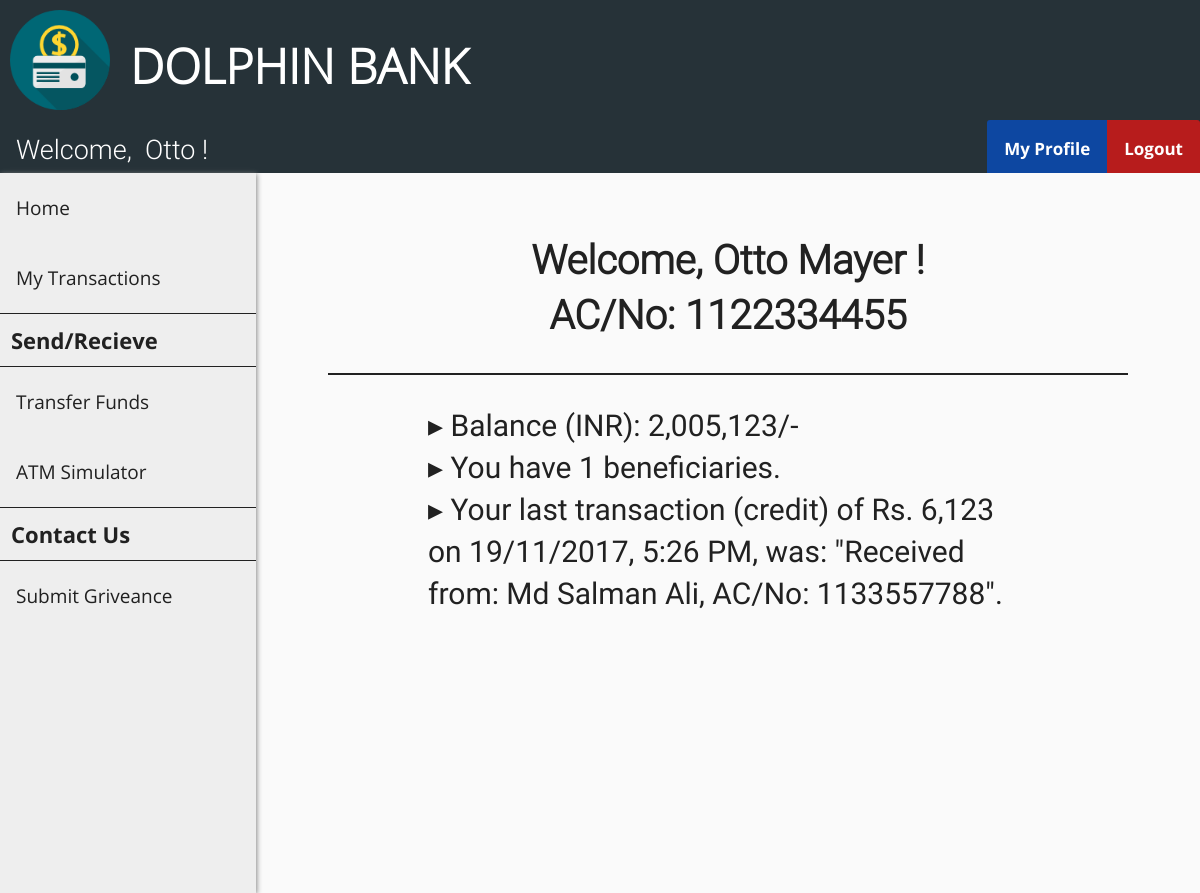
The app's page /net-banking/customer_home.php (signed in) with its own data.
### tables this page shows
CREATE TABLE `customer` (
  `cust_id` int(11) NOT NULL AUTO_INCREMENT,
  `first_name` varchar(30) DEFAULT NULL,
  `last_name` varchar(30) DEFAULT NULL,
  `gender` varchar(10) DEFAULT NULL,
  `dob` date DEFAULT NULL,
  `aadhar_no` int(11) DEFAULT NULL,
  `email` varchar(30) DEFAULT NULL,
  `phone_no` varchar(20) DEFAULT NULL,
  `address` varchar(255) DEFAULT NULL,
  `branch` varchar(30) DEFAULT NULL,
  `account_no` int(11) DEFAULT NULL,
  `pin` int(4) DEFAULT NULL,
  `uname` varchar(30) DEFAULT NULL,
  `pwd` varchar(30) DEFAULT NULL,
  PRIMARY KEY (`cust_id`),
  UNIQUE KEY `aadhar_no` (`aadhar_no`),
  UNIQUE KEY `email` (`email`),
  UNIQUE KEY `phone_no` (`phone_no`),
  UNIQUE KEY `account_no` (`account_no`),
  UNIQUE KEY `uname` (`uname`)
);

CREATE TABLE `passbook1` (
  `trans_id` int(11) NOT NULL AUTO_INCREMENT,
  `trans_date` datetime DEFAULT NULL,
  `remarks` varchar(255) DEFAULT NULL,
  `debit` int(11) DEFAULT NULL,
  `credit` int(11) DEFAULT NULL,
  `balance` int(11) DEFAULT NULL,
  PRIMARY KEY (`trans_id`)
);

### net-banking/customer_home.php (the view, shortened to what this page needs)
<?php
    include "header.php";
    include "customer_navbar.php";
    include "customer_sidebar.php";
    $id = $_SESSION['loggedIn_cust_id'];
    $sql0 = "SELECT * FROM customer WHERE cust_id=".$id;
    $result0 = $conn->query($sql0);
    $row0 = $result0->fetch_assoc();
    $sql1 = "SELECT * FROM passbook".$id." WHERE trans_id=(
                    SELECT MAX(trans_id) FROM passbook".$id.")";
    $result1 = $conn->query($sql1);
    $row1 = $result1->fetch_assoc();
    if ($row1["debit"] == 0) {
        $transaction = $row1["credit"];
        $type = "credit";
    }
    else {
        $transaction = $row1["debit"];
        $type = "debit";
    }
    $time = strtotime($row1["trans_date"]);
    $sanitized_time = date("d/m/Y, g:i A", $time);
    $sql2 = "SELECT COUNT(*) FROM beneficiary".$id;
    $result2 = $conn->query($sql2);
    $row2 = $result2->fetch_assoc();
?>
<!DOCTYPE html>
<html>
<head>
    <link rel="stylesheet" href="admin_home_style.css">
</head>
<body>
    <div class="flex-container">
        <div class="flex-item">
            <h1 id="customer">
                Welcome, <?php echo $row0["first_name"] ?>&nbsp<?php echo $row0["last_name"] ?>&nbsp!
                <br>AC/No: <?php echo $row0["account_no"]; ?>
            </h1>
            <p id="customer">
                &#9656 Balance (INR): <?php echo number_format($row1["balance"]); ?>/-
                <br>&#9656 You have <?php echo $row2["COUNT(*)"]; ?> beneficiaries.
                <br>&#9656 Your last transaction (<?php echo $type; ?>) of&nbspRs.&nbsp<?php
                echo number_format($transaction); ?><br>
                on <?php echo $sanitized_time; ?>, was: "<?php echo $row1["remarks"]; ?>".
            </p>
        </div>
    </div>
</body>
</html>
<?php include "easter_egg.php"; ?>

### net-banking/customer_navbar.php (shortened to what this page needs)
<?php
    include "connect.php";
    if (isset($_SESSION['loggedIn_cust_id'])) {
        $sql0 = "SELECT * FROM customer WHERE cust_id=".$_SESSION['loggedIn_cust_id'];
        $result = $conn->query($sql0);
        $row = $result->fetch_assoc();
    }
?>
<!DOCTYPE html>
<html>
<head>
    <link rel="stylesheet" href="user_navbar_style.css">
</head>
<body>
    <div class="nav-wrapper">
        <div class="topnav" id="theTopNav">
            <a id="user">Welcome, &nbsp<?php echo $row["first_name"]; ?> !</a>
            <a id="logout" href="/logout_action.php" onclick="return confirm('Are you sure?')">Logout</a>
            <a id="profile" href="/customer_profile.php">My Profile</a>
        </div>
    </div>
</body>
</html>

### net-banking/header_style.css (style rules this page uses)
body { margin: 0; padding: 0; background-color: #FAFAFA; }
h1 { font-family: OpenSans-Light; color: white; font-size: 3rem; line-height: 3rem; margin-top: calc((1.5rem - 2rem) + 2.5rem); margin-bottom: 1.5rem; }

### net-banking/user_navbar_style.css (style rules this page uses)
.nav-wrapper { height: 53px; background: #333; }
.nav-wrapper .topnav { background-color: #263238; overflow: hidden; height: 53px; }
.topnav a[id="user"] { float: left; display: block; color: white; text-align: center; padding: 14px 16px; text-decoration: none; font-size: 27px; font-family: Roboto-Light; }
.topnav a[id="profile"] { float: right; display: block; color: white; text-align: center; padding: 17px 17px; text-decoration: none; font-size: 17px; font-family: OpenSans-Bold; background-color: #0D47A1; border-top-left-radius: 3px; }
.topnav a[id="logout"] { float: right; display: block; color: white; text-align: center; padding: 17px 17px; text-decoration: none; font-size: 17px; font-family: OpenSans-Bold; background-color: #b71c1c; border-top-right-radius: 3px; }

### net-banking/admin_home_style.css (style rules this page uses)
.flex-container { display: -webkit-flex; display: flex; -webkit-flex-direction: column; flex-direction: column; margin-left: 256px; width: auto; height: auto; -webkit-flex-wrap: wrap; flex-wrap: wrap; }
.flex-item { width: auto; height: auto; margin: 10px; margin-left: auto; margin-right: auto; }
h1[id="customer"] { margin: 20px; line-height: normal; font-family: Roboto-Light; font-size: 40px; text-align: center; color: #212121; line-height: 55px; border-bottom: 2px solid #212121; padding: 30px 100px; }
p[id="customer"] { max-width: 600px; margin: 20px; font-size: 30px; font-family: Roboto-Regular; color: #212121; line-height: 42px; padding: 10px 100px; }

### records on screen
customer: first_name "Otto", last_name "Mayer", account_no "1122334455"
passbook1: balance "2,005,123", debit "credit", credit "6,123", trans_date "19/11/2017, 5:26 PM", remarks "Received from: Md Salman Ali, AC/No: 1133557788"

### other values on screen
$row2["COUNT(*)"] "1"
